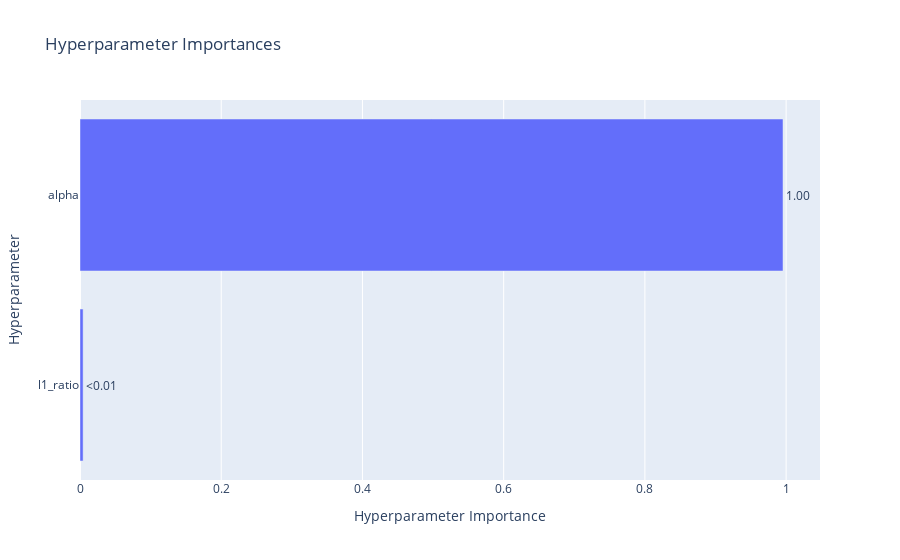

Notebook source saved alongside this figure:
### Code cell
fig = optuna.visualization.plot_param_importances(study)
show(fig)

### Figure 1 — Plotly figure (JSON) as saved in the notebook; plotly's stock layout.template omitted (floating-point values rounded to 4 significant figures)
{"data": [{"cliponaxis": false, "hovertemplate": ["l1_ratio (FloatDistribution): 0.004407781420496518<extra></extra>", "alpha (FloatDistribution): 0.9955922185795035<extra></extra>"], "name": "Objective Value", "orientation": "h", "text": ["<0.01", "1.00"], "textposition": "outside", "type": "bar", "x": [0.004408, 0.9956], "y": ["l1_ratio", "alpha"]}], "layout": {"title": {"text": "Hyperparameter Importances"}, "xaxis": {"title": {"text": "Hyperparameter Importance"}}, "yaxis": {"title": {"text": "Hyperparameter"}}}}
